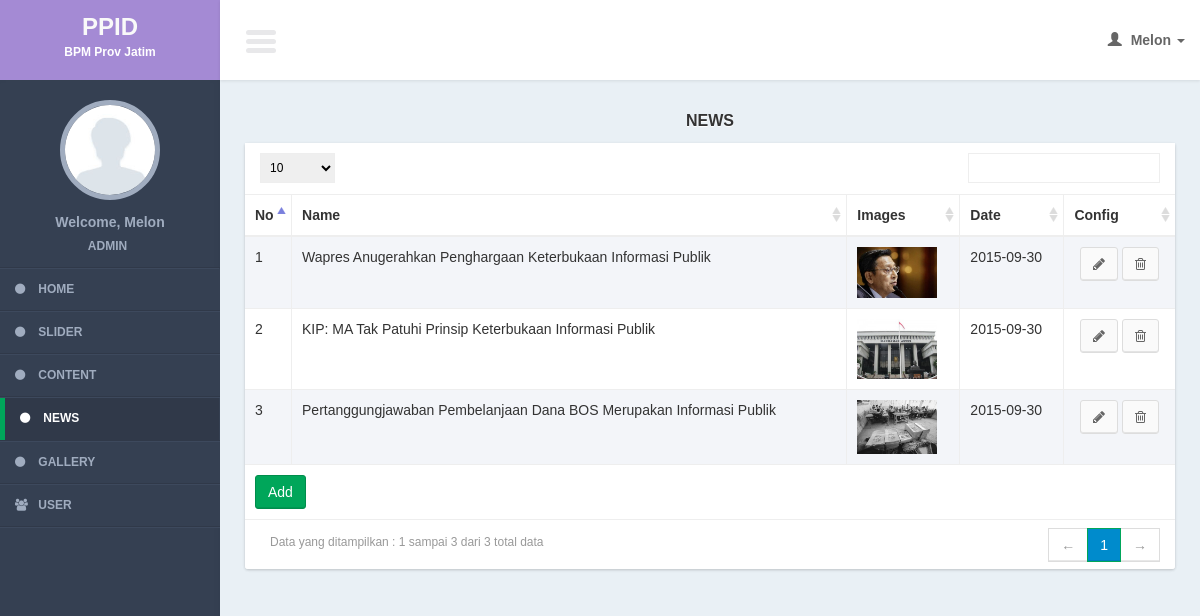
/admin/controllers/news.php (signed in), run on the app's committed database.
### tables this page shows
CREATE TABLE IF NOT EXISTS `news` (
`news_id` int(11) NOT NULL,
  `news_name` text NOT NULL,
  `news_img` text NOT NULL,
  `news_desc` text NOT NULL,
  `news_type` int(11) NOT NULL,
  `news_date` date NOT NULL
);

### admin/models/news_model.php (called while the page is built, shortened)
<?php
function select(){
	$query = mysql_query("select *
		from news a
		where news_type = 1
			order by news_id
			");
	return $query;
}
?>

### admin/views/news/list.php (the view, shortened to what this page needs)
     <section class="content">
         <div class="row">
             <div class="col-xs-12">
                   <div class="title_page"> <?= $title ?></div>
                 <div class="box">
                     <div class="box-body2 table-responsive">
                         <table id="example1" class="table table-bordered table-striped">
                             <thead>
                                 <tr>
                                 <th width="5%">No</th>
                                     <th>Name</th>
                                     <th>Images</th>
                                     <th>Date</th>
                                     <th>Config</th>
                                 </tr>
                             </thead>
                             <tbody>
                                 <?php
                                $no = 1;
                                 while($row = mysql_fetch_array($query)){
                                 ?>
                                 <tr>
                                 <td><?= $no?></td>
                                     <td><?= $row['news_name'] ?></td>
                                     <td><img src="../../assets/images/news/<?= $row['news_img']?>" width="80" /></td>
                                     <td><?= $row['news_date']?></td>
                                  <td style="text-align:center;">
                                         <a href="news.php?page=form&id=<?= $row['news_id']?>" class="btn btn-default" ><i class="fa fa-pencil"></i></a>
                                         <a href="javascript:void(0)" onclick="confirm_delete(<?= $row['news_id']; ?>,'news.php?page=delete&id=')" class="btn btn-default" ><i class="fa fa-trash-o"></i></a>
                                     </td>
                                 </tr>
                                 <?php
$no++;
                                 }
                                 ?>
                             </tbody>
                               <tfoot>
                                 <tr>
                                     <td colspan="5"><a href="<?= $add_button ?>" class="btn btn-success " >Add</a></td>
                                 </tr>
                             </tfoot>
                         </table>
                     </div>
                 </div>
             </div>
         </div>
     </section>

### admin/css/AdminLTE.css (style rules this page uses)
html { font-family: 'Source Sans Pro', sans-serif; -webkit-font-smoothing: antialiased; min-height: 100%; background: #E9F0F5; }
body { font-family: 'Source Sans Pro', sans-serif; -webkit-font-smoothing: antialiased; min-height: 100%; background: #E9F0F5; }
a { color: #3c8dbc; }
.content { padding: 30px 10px; }
img { max-width: 100%important; }
.table-striped > tbody > tr:nth-child(odd), .table-striped > tbody > tr:nth-child(odd) { background:#F3F5F9; }
.box { position: relative; margin-bottom: 20px; -webkit-border-radius: 3px; -moz-border-radius: 3px; border-radius: 3px !important; width: 100%; background:#fff; box-shadow: 0 1px 3px rgba(0, 0, 0, 0.1); }
.box .box-body2 { background:#fff; -webkit-border-top-left-radius: 0; -webkit-border-top-right-radius: 0; -webkit-border-bottom-right-radius: 3px; -webkit-border-bottom-left-radius: 3px; -moz-border-radius-topleft: 0; -moz-border-radius-topright: 0; -moz-border-radius-bottomright: 3px; -moz-border-radius-bottomleft: 3px; border-top-left-radius: 0; border-top-right-radius: 0; border-bottom-right-radius: 3px; border-bottom-left-radius: 3px; box-shadow: 0 1px 3px rgba(0, 0, 0, 0.1); }
.btn { font-weight: 500; -webkit-border-radius: 3px; -moz-border-radius: 3px; border-radius: 3px; border: 1px solid transparent; -webkit-box-shadow: inset 0px -2px 0px 0px rgba(0, 0, 0, 0.09); -moz-box-shadow: inset 0px -2px 0px 0px rgba(0, 0, 0, 0.09); box-shadow: inset 0px -1px 0px 0px rgba(0, 0, 0, 0.09); }
.btn.btn-default { background-color: #fafafa; color: #666; border-color: #ddd; border-bottom-color: #ddd; }
.btn.btn-success { background-color: #00a65a; border-color: #008d4c; }
.title_page { font-size:medium; text-align:center; font-weight:bold; margin-bottom:10px; text-shadow: 0 1px 1px #ffffff; text-transform:uppercase; }

### data on the page
news: news_name "Wapres Anugerahkan Penghargaan Keterbukaan Informasi Publik", news_img (picture), news_date "2015-09-30"
news: news_name "KIP: MA Tak Patuhi Prinsip Keterbukaan Informasi Publik", news_img (picture), news_date "2015-09-30"
news: news_name "Pertanggungjawaban Pembelanjaan Dana BOS Merupakan Informasi Publik", news_img (picture), news_date "2015-09-30"

### other printed values
$user_data[0] "Melon"
$user_data[1] "ADMIN"
$title "NEWS"
